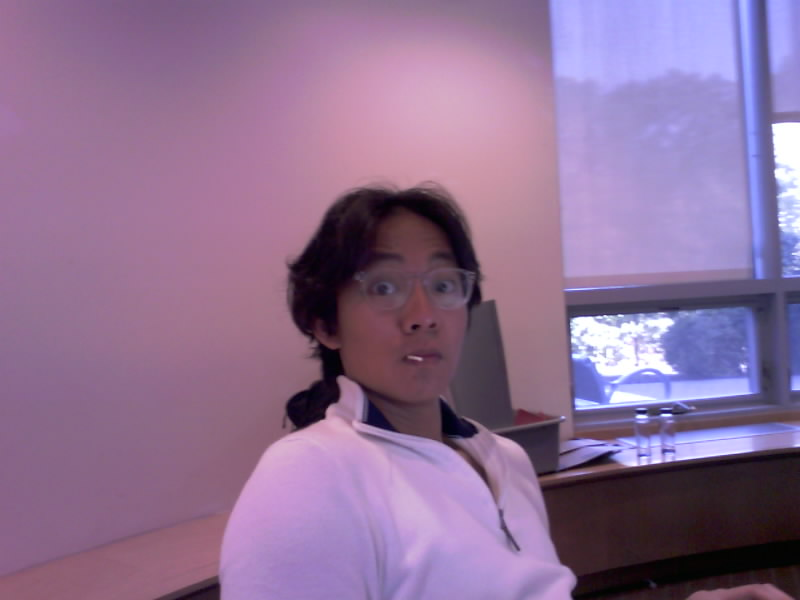
#> input picture assignments/01-histograms-binary-images/assets/IMAGE000.jpg, 800 x 600 px, found by its file name
$ python noise.py
#> lines starting #> are read from the running program, lines starting #| are printed output that depends on the picture
#> further down, img is the input picture: shape (600, 800, 3); mean B, G, R 148.4, 112.4, 142.2
import numpy as np
import cv2 as cv


def add_gaussian_noise(image: np.ndarray, sigma: float):
#> called with sigma = 0.1
    row, col, ch = image.shape
#> row = 600; col = 800; ch = 3
    gaussian = np.random.normal(0, sigma, (row, col, ch))
    noisy_image = np.clip(image + gaussian * 255, 0, 255)
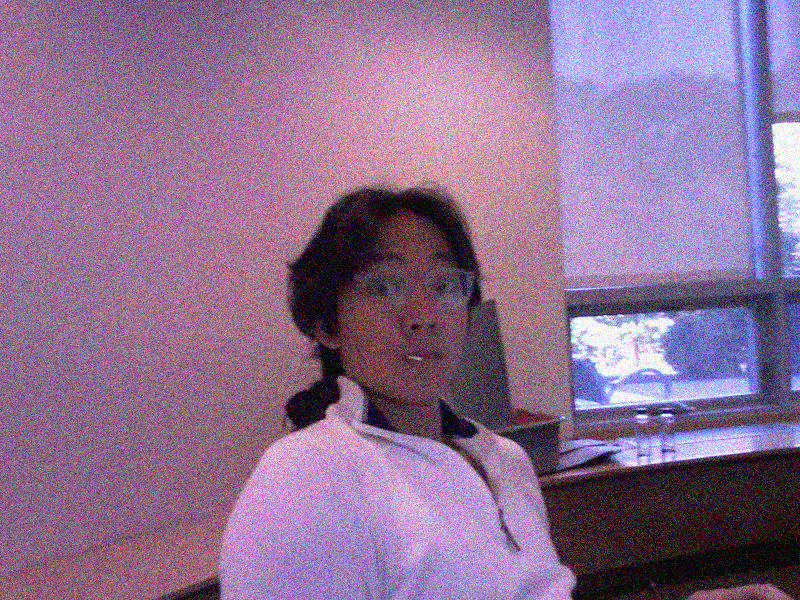
#> noisy_image: shape (600, 800, 3) float64; mean B, G, R 148, 112.8, 142.3
    return noisy_image.astype(np.uint8)


def add_salt_and_pepper_noise(
    image: np.ndarray, salt_prob=0.001, pepper_prob=0.001
):
#> called with salt_prob = 0.001, pepper_prob = 0.001
    noisy_image = np.copy(image)
    row, col, ch = image.shape
#> row = 600; col = 800; ch = 3

    # Salt noise
    num_salt = np.ceil(salt_prob * image.size).astype(int)
#> num_salt = 1440
    coords_row = np.random.randint(0, row - 1, num_salt)
    coords_col = np.random.randint(0, col - 1, num_salt)
    noisy_image[coords_row, coords_col, :] = 255

    # Pepper noise
    num_pepper = np.ceil(pepper_prob * image.size).astype(int)
#> num_pepper = 1440
    coords_row = np.random.randint(0, row - 1, num_pepper)
    coords_col = np.random.randint(0, col - 1, num_pepper)
    noisy_image[coords_row, coords_col, :] = 0
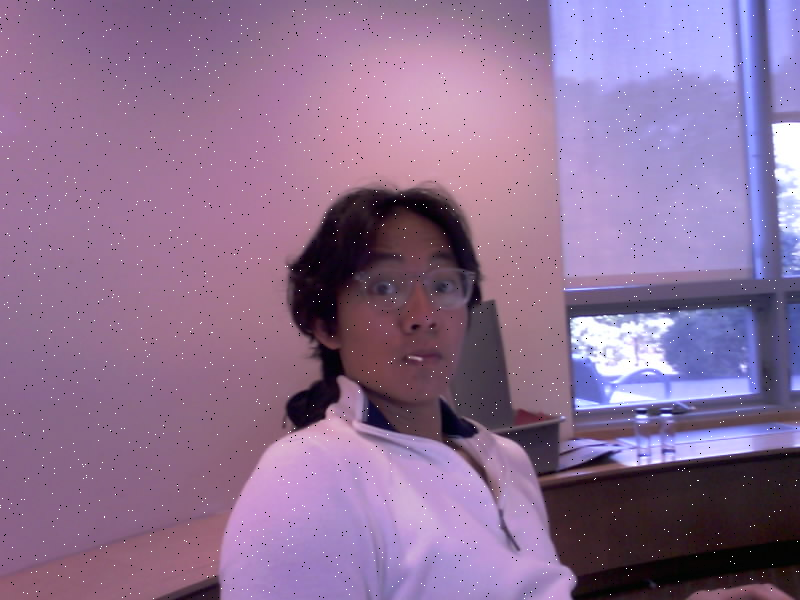
#> noisy_image: shape (600, 800, 3); mean B, G, R 148.3, 112.5, 142.1

    return noisy_image


def add_poisson_noise(image: np.ndarray):
    noisy_image = np.clip(np.random.poisson(image), 0, 255)
    return noisy_image.astype(np.uint8)


if __name__ == "__main__":
    img = cv.imread("assets/IMAGE000.jpg", cv.IMREAD_COLOR)

    noisy_image = add_gaussian_noise(img, 0.1)
    cv.imshow("Gaussian Noise", noisy_image)

    noisy_image = add_salt_and_pepper_noise(img)
    cv.imshow("Salt and Pepper Noise", noisy_image)

    noisy_image = add_poisson_noise(img)
    cv.imshow("Poisson Noise", noisy_image)
    cv.waitKey(0)
    cv.destroyAllWindows()
